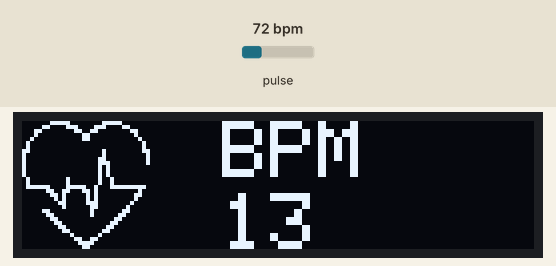
Simulated run of this sketch. Board: ESP32. Parts: 128×32 one-colour display. The test bench sets the inputs (shaded band); at power-on: pulse 72 bpm. The display library's start-up logo is not drawn; what the sketch prints to the serial monitor is not drawn.

Above: at 2.7 s.
2.8 s: pulse set to 42 bpm
At 4.9 s:
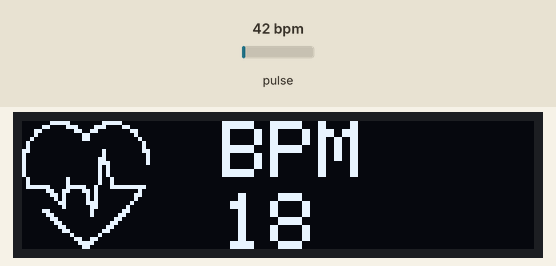
5.8 s: pulse set to 70 bpm
At 6.8 s:
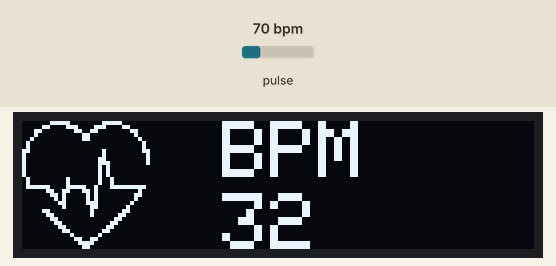
7.6 s: pulse set to 130 bpm
At 7.85 s:
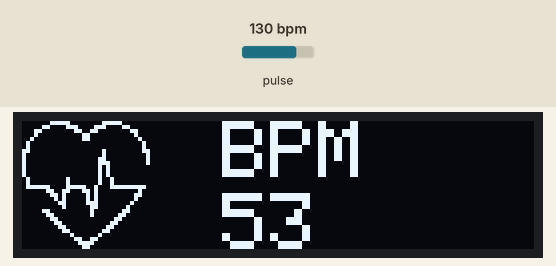
Timing chart, 0 to 10.6 s (numbered marks = the images above; inputs shaded):
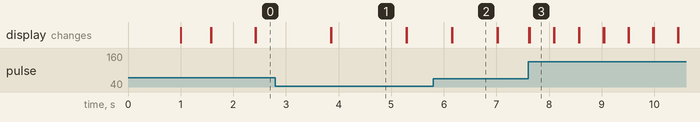

Measured:
- what the display in image 1 shows lasts 1.4 s, from 3.9 s to 5.3 s
- what the display in image 2 shows lasts 0.8 s, from 6.2 s to 7.0 s
- what the display in image 3 shows lasts 0.5 s, from 7.6 s to 8.1 s

The sketch:

1.2.Heartbeat_Monitoring.ino
```cpp
/*
  Optical Heart Rate Detection (PBA Algorithm) using the MAX3010x sensor

    This is a demo to show the reading of heart rate or beats per minute (BPM) using
    a Penpheral Beat Amplitude (PBA) algorithm.
    The heart rate value is displayed on the Adafruit_SSD1306 OLED screen

  It is best to attach the sensor to your finger using a rubber band or other tightening
  device. Humans are generally bad at applying constant pressure to a thing. When you
  press your finger against the sensor it varies enough to cause the blood in your
  finger to flow differently which causes the sensor readings to go wonky.

  Author: Joseph Thinh Tran

  Hardware Wiring:
  - MAX3010x sensor breakout board to Freenove ESP32-S3 board
    5V = 5V (3.3V works for the OLED but not the MAX3010x sensor breakout board)
    GND = GND
    SDA = 19
    SCL = 20
    INT = Not connected

    - MAX3010x sensor breakout board to ESP32-C6-DEV-KIT-N8
    5V = 5V (3.3V works for the OLED but not the MAX3010x sensor breakout board)
    GND = GND
    SDA = 10
    SCL = 11
    INT = Not connected

  The MAX3010x Breakout can handle 5V or 3.3V I2C logic, but it 5V supply is better.

  Original author: Nathan Seidle @ SparkFun Electronics
  Date: October 2nd, 2016
  https://github.com/sparkfun/MAX30105_Breakout

*/

/*** ESP32 Board Selection ***/
// #define Freenove_ESP32_S3

/* Waveshare ESP32-C6-DEV-KIT-N8 */
#define ESP32_C6_DEVKIT


#include "Wire.h"
#include <Adafruit_GFX.h>  //OLED  libraries
#include <Adafruit_SSD1306.h>
#include "MAX30105.h"
#include "heartRate.h"
#include "spo2_algorithm.h"
#include "logo.h"


// I2C pins for Freenove ESP32-S3 board
#if defined(Freenove_ESP32_S3)
  #define I2C_SDA 19
  #define I2C_SCL 20
#elif defined(ESP32_C6_DEVKIT)
  #define I2C_SDA 10
  #define I2C_SCL 11
#endif

#define I2C_400KHZ 400000

MAX30105 particleSensor;

const byte RATE_SIZE = 8;  //Increase this for more averaging. 4 is good.
byte rates[RATE_SIZE];      //Array of heart rates
byte rateSpot = 0;
long lastBeat = 0;  //Time at which the last beat occurred

float beatsPerMinute;
int beatAvg;
bool prevBeatAvg;

#define SCREEN_WIDTH 128     // OLED display width, in pixels
#define SCREEN_HEIGHT 32     //32 // OLED display  height, in pixels
#define OLED_RESET -1        // Reset pin # (or -1 if sharing Arduino  reset pin)
#define SCREEN_ADDRESS 0x3D  ///< See datasheet for Address; 0x3D for 128x64, 0x3C for 128x32

Adafruit_SSD1306 display(SCREEN_WIDTH, SCREEN_HEIGHT, &Wire, OLED_RESET);  //Declaring the display name (display)

void RenderHeartAndBeat(bool bSmallHeart, int bpm) {

  display.clearDisplay();  //Clear the display

  if (bSmallHeart) {
    display.drawBitmap(5, 5, logo2_bmp, 24, 21, WHITE);  //Draw the first bmp  picture (little heart)
  } else {
    display.drawBitmap(0, 0, logo3_bmp, 32, 32, WHITE);  //Draw  the second picture (bigger heart)
  }

  display.setTextSize(2);  //Near  it display the average BPM you can display the BPM if you want
  display.setTextColor(WHITE);
  display.setCursor(50, 0);
  display.println("BPM");
  display.setCursor(50, 18);
  display.println(bpm);
  display.display();
}

void setup() {

  Serial.begin(115200);
  delay(1000);
  Serial.println("Heart Rate Measure using ESP32-S3\r\n");

  // Init I2C pinis
  Serial.printf("I2C bus init...");
  if (Wire.begin(I2C_SDA, I2C_SCL)) {
    Serial.println("Done");
  } else {
    Serial.println("FAILED");
    while (1)
      ;
  }

  // Init MAX301x sensor
  Serial.printf("MAX3010x sensor init...");
  if (particleSensor.begin(Wire, I2C_SPEED_FAST))  //400kHz speed
  {
    Serial.println("Done");
  } else {
    Serial.println("MAX3010x was not found. Please check wiring/power. ");
    while (1)
      ;
  }

  particleSensor.setup();                     //Configure sensor with default settings
  particleSensor.setPulseAmplitudeRed(0x0A);  //Turn Red LED to low to indicate sensor is running
  particleSensor.setPulseAmplitudeGreen(0);   //Turn off Green LED

  // Init OLED display
  Serial.printf("OLED display init...");
  if (display.begin(SSD1306_SWITCHCAPVCC, SCREEN_ADDRESS)) {
    Serial.println("Done");
  } else {
    Serial.println("FAILED");
    while (1)
      ;
  }

  display.display();
  delay(500);

  Serial.println("Place your index finger on the sensor with steady pressure.");
}

void loop() {

  static bool res = false;
  long irValue = particleSensor.getIR();

  if (irValue > 70000) {

    if (res) {
      RenderHeartAndBeat(true, 0);
      res = false;
    }

    if (checkForBeat(irValue) == true) {
      //We sensed a beat!
      long delta = millis() - lastBeat;
      lastBeat = millis();

      beatsPerMinute = 60000 / delta;

      if (beatsPerMinute < 255 && beatsPerMinute > 20) {
        rates[rateSpot++] = (byte)beatsPerMinute;  //Store this reading in the array
        rateSpot %= RATE_SIZE;                     //Wrap variable

        //Take average of readings
        prevBeatAvg = beatAvg;
        beatAvg = 0;
        for (byte x = 0; x < RATE_SIZE; x++)
          beatAvg += rates[x];
        beatAvg /= RATE_SIZE;
        if (beatAvg != prevBeatAvg) {
          RenderHeartAndBeat(true, beatAvg);
          RenderHeartAndBeat(false, beatAvg);
        }
      }
    }

    Serial.print("IR=");
    Serial.print(irValue);
    // Serial.print("BPM=");
    // Serial.print(beatsPerMinute);
    Serial.print(", Avg BPM=");
    Serial.println(beatAvg);

  } else {  // irValue < 50000 (no finger on the sensor)

    // Serial.print(" No finger?");
    // Serial.println();
    memset((byte *)&rates, 0, RATE_SIZE);

    beatAvg = 0;
    display.clearDisplay();
    display.setTextSize(1);
    display.setTextColor(WHITE);
    display.setCursor(30, 5);
    display.println("Please place ");
    display.setCursor(30, 15);
    display.println("your finger ");
    display.display();

    res = true;

  }
}
```

logo.h
```cpp
#ifndef LOGO_H
#define LOGO_H

// //Logo2 and Logo3 are two bmp pictures  that display on the OLED if called
// Logo 2 (Little heart)
static const unsigned char PROGMEM  logo2_bmp[] = { 0x03, 0xC0, 0xF0, 0x06, 0x71, 0x8C, 0x0C, 0x1B, 0x06, 0x18, 0x0E,  0x02, 0x10, 0x0C, 0x03, 0x10, //Logo2 and Logo3 are two bmp pictures  that display on the OLED if called
                                                    0x04, 0x01, 0x10, 0x04, 0x01, 0x10, 0x40,  0x01, 0x10, 0x40, 0x01, 0x10, 0xC0, 0x03, 0x08, 0x88,
                                                    0x02, 0x08, 0xB8, 0x04,  0xFF, 0x37, 0x08, 0x01, 0x30, 0x18, 0x01, 0x90, 0x30, 0x00, 0xC0, 0x60,
                                                    0x00,  0x60, 0xC0, 0x00, 0x31, 0x80, 0x00, 0x1B, 0x00, 0x00, 0x0E, 0x00, 0x00, 0x04, 0x00,  };

// Logo 3 (Big heart)
static const unsigned char PROGMEM logo3_bmp[] = { 0x01, 0xF0, 0x0F, 0x80, 0x06, 0x1C, 0x38, 0x60, 0x18, 0x06, 0x60, 0x18, 0x10, 0x01, 0x80, 0x08,
                                                   0x20, 0x01, 0x80, 0x04, 0x40, 0x00, 0x00, 0x02, 0x40, 0x00, 0x00, 0x02, 0xC0, 0x00, 0x08, 0x03,
                                                   0x80, 0x00, 0x08, 0x01, 0x80, 0x00, 0x18, 0x01, 0x80, 0x00, 0x1C, 0x01, 0x80, 0x00, 0x14, 0x00,
                                                   0x80, 0x00, 0x14, 0x00, 0x80, 0x00, 0x14, 0x00, 0x40, 0x10, 0x12, 0x00, 0x40, 0x10, 0x12, 0x00,
                                                   0x7E, 0x1F, 0x23, 0xFE, 0x03, 0x31, 0xA0, 0x04, 0x01, 0xA0, 0xA0, 0x0C, 0x00, 0xA0, 0xA0, 0x08,
                                                   0x00, 0x60, 0xE0, 0x10, 0x00, 0x20, 0x60, 0x20, 0x06, 0x00, 0x40, 0x60, 0x03, 0x00, 0x40, 0xC0,
                                                   0x01, 0x80, 0x01, 0x80, 0x00, 0xC0, 0x03, 0x00, 0x00, 0x60, 0x06, 0x00, 0x00, 0x30, 0x0C, 0x00,
                                                   0x00, 0x08, 0x10, 0x00, 0x00, 0x06, 0x60, 0x00, 0x00, 0x03, 0xC0, 0x00, 0x00, 0x01, 0x80, 0x00 };

#endif // LOGO_H
```
